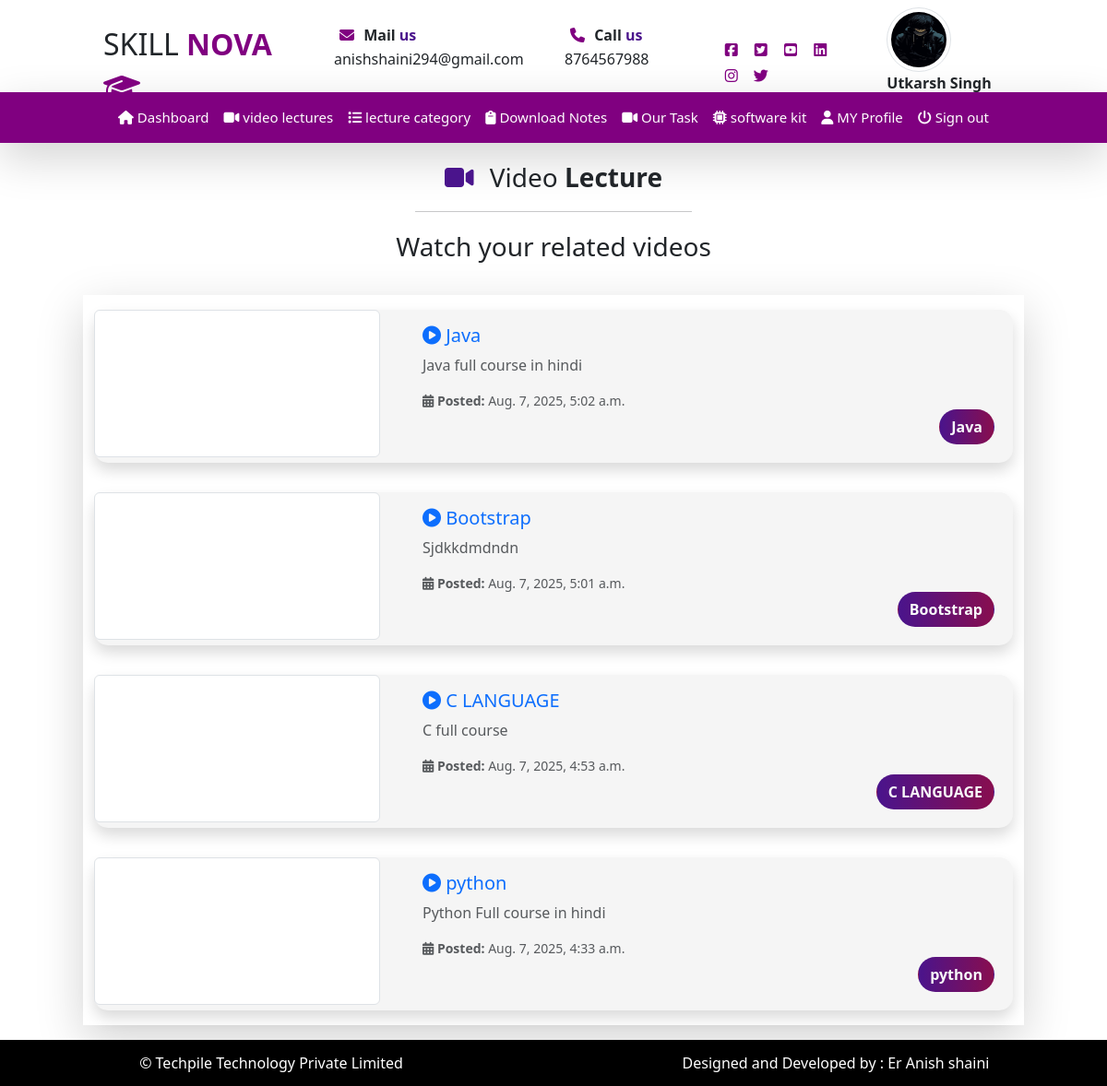
The page /student/lectures/ (signed in) on the database its author committed.
### User/models.py (models this page shows)
class mylecture(models.Model):
  title=models.CharField(max_length=200,null=True)
  video_info=models.TextField(null=True)
  vlink=models.CharField(max_length=300,null=True)
  batch=models.ForeignKey(batch,on_delete=models.CASCADE,null=True)
  tblcategory=models.ForeignKey(tblcategory,on_delete=models.CASCADE,null=True)
  posted_date=models.DateTimeField(null=True)

### student/views.py (the view)
# urls.py: path("lectures/",views.lectures),
def lectures(request):
    x=request.GET.get("cid")
    if x:
      data=mylecture.objects.all().filter(tblcategory=x)
    else:
        data=mylecture.objects.all().order_by("-id")
    d={"vdo":data}
    return render(request,"student/lectures.html",d)

### templates/student/lectures.html (shortened to what this page needs)
{% extends 'studentbase.html' %}
{% load static %}
{% block content %}
  <div class="fs-3 text-center">
    <i class="fa-solid fa-video video-icon"></i> Video <b>Lecture</b>
    <hr class="w-25 mx-auto">
    <p> Watch your related videos</p>
  </div>
<div class="row">
  <div class="col-sm-10 mx-auto shadow-lg my-3">
          {% for r in vdo %}
   <div class="row">
      <div class="col-md-12 my-3">
        <div class="card card-custom border-0 shadow">
          <div class="row ">
            <div class="col-md-4">
             <iframe class="img-thumbnail"
    src="https://www.youtube.com/embed/{% if 'v=' in r.vlink %}{{ r.vlink|cut:'https://www.youtube.com/watch?v=' }}{% elif 'youtu.be/' in r.vlink %}{{ r.vlink|cut:'https://youtu.be/' }}{% else %}{{ r.vlink }}{% endif %}"
    title="{{ r.title }}"
    frameborder="0"
    allow="accelerometer; autoplay; clipboard-write; encrypted-media; gyroscope; picture-in-picture; web-share"
    allowfullscreen>
</iframe>
              </div>
            <div class="col-md-8">
              <div class="card-body">
                <h5 class="card-title text-primary"><i class="fa-solid fa-circle-play"></i> {{r.title}}</h5>
                <p class="card-text text-muted">{{r.video_info}}</p>
                <p class="card-text d-flex justify-content-between align-items-center">
                  <small class="text-body-secondary"><i class="fa-solid fa-calendar-days"></i> <b>Posted:</b> {{r.posted_date}}</small>
                </p>
                <span class="btn category-badge text-light position-absolute " style="right:20px; bottom:20px;">{{r.title}}</span>
              </div>
            </div>
          </div>
        </div>
      </div>
    </div>
      {% endfor %}
  </div>
</div>
{% endblock %}

### templates/studentbase.html (shortened to what this page needs)
{% load static %}
<!DOCTYPE html>
<html lang="en">
<head>
    <link rel="stylesheet" href="{% static 'css/bootstrap.css' %}">
    <link rel="stylesheet" href="{% static 'css/all.css' %}">
</head>
<body>
    <div class="container-fluid">
        <div class="row header">
            <div class="col-sm-1">
            </div>
            <div class="col-sm-10">
                <div class="row mt-2">
                    <div class="col-sm-3 mt-3">
                        <div class="fs-2">
                          SKILL <b class="" style="color:purple;">NOVA  <i class="fa-solid fa-graduation-cap"></i></b>
                        </div>
                    </div>
                    <div class="col-sm-3 mt-3">
                        <i class="fa-solid fa-envelope ic"></i>
                        <b>Mail <b class="text-mycolor1">us</b></b></b><br>
                        anishshaini294@gmail.com
                    </div>
                    <div class="col-sm-2 mt-3">
                        <i class="fa-solid fa-phone ic"></i>
                        <b>Call <b class="text-mycolor1">us</b></b><br>
                        8764567988
                    </div>
                    <div class="col-sm-2 pt-3 mt-3">
                        <i class="fa-brands fa-square-facebook ic"></i>
                        <i class="fa-brands fa-square-twitter ic"></i>
                        <i class="fa-brands fa-square-youtube ic"></i>
                        <i class="fa-brands fa-linkedin ic"></i>
                        <i class="fa-brands fa-instagram ic"></i>
                        <i class="fa-brands fa-twitter ic"></i>
                    </div>
                    <div class="col-sm-2">
                    {% if request.session.email %}
                    <img src="../../{{ request.session.userpic }}" style="height: 70px; width:70px; border-radius:50%;" class="img-thumbnail mx-auto ms-3  me-2">
                    <div>
                    <p class="ms-3"> <b>{{request.session.name}}</b></p>
                    </div>
                    {% endif %}
                    </div>
                </div>
            </div>
            <div class="col-sm-1"></div>
        </div>
       <div class="row menu shadow-lg mb-3" style="background:purple;">
           <nav class="navbar navbar-expand-lg bg-body-tertiary" id="menu">
              <div class="container-fluid ">
                    <div class="collapse navbar-collapse justify-content-center lists" id="navbarSupportedContent">
                          <ul class="navbar-nav mb-2 mb-lg-0 ">
                            <li class="nav-item">
                              <a class="nav-link active" aria-current="page" href="/student/dashboard/"><i class="fa-solid fa-house"></i> Dashboard</a>
                            </li>
                            <li class="nav-item">
                              <a class="nav-link" href="/student/lectures/"><i class="fa-solid fa-video"></i> video lectures</a>
                            </li>
                            <li class="nav-item">
                              <a class="nav-link" href="/student/lecturecat/"><i class="fa-solid fa-list"></i> lecture category</a>
                            </li>
                            <li class="nav-item">
                              <a class="nav-link" href="/student/enotes/"><i class="fa-solid fa-clipboard"></i> Download Notes</a>
                            </li>
                            <li>
                              <a class="nav-link" href="/student/mytask/"><i class="fa-solid fa-video"></i> Our Task</a>
                            </li>
                             <li class="nav-item">
                              <a class="nav-link" href="/student/softkit/"><i class="fa-solid fa-microchip"></i> software kit</a>
                            </li>
                            <li class="nav-item">
                              <a class="nav-link" href="/student/profile/"><i class="fa-solid fa-user"></i> MY Profile</a>
                            </li>
                             <li class="nav-item">
                              <a class="nav-link" href="/student/signout/"><i class="fa-solid fa-power-off"></i> Sign out</a>
                            </li>
                          </ul>
                    </div>
              </div>
           </nav>
      </div>
    </div>
    <div class="row">
        <div class="col-sm-12" style="min-height:550px;">
          {% block content %}
          {% endblock %}
        </div>
        </div>
<div class="row footer">
  <div class="col-sm-6">
    &copy; Techpile Technology Private Limited
  </div>
  <div class="col-sm-6">
    Designed and Developed by : Er Anish shaini
  </div>
</div>
</body>
</html>

### templates/studentbase.html (style rules this page uses)
html, body { height: 100%; margin: 0; }
.text-mycolor1 { color:#4A148C; }
.ic { color:purple; height:28px; width:28px; text-align:center; line-height:28px; border: none; transition:3s; }
.header { height:100px; }
#menu { background: transparent !important; }
.lists { font-size: 15px; }
#menu ul li a { color: white !important; }
.footer { background: black; color: white; text-align: center; line-height: 50px; min-height: 50px; }
::placeholder { color:white !important; }

### templates/student/lectures.html (style rules this page uses)
.card-custom { transition: transform 0.3s, box-shadow 0.3s; border-radius: 15px; background: #f5f5f5; }
.video-icon { font-size: 28px; color: #4A148C; margin-right: 10px; animation: bounce 2s infinite; }
.category-badge { background: linear-gradient(to right, #4A148C, #880E4F); font-weight: bold; padding: 6px 12px; border-radius: 20px; }

### rows shown on the page
mylecture: title "Java", video_info "Java full course in hindi", posted_date "Aug. 7, 2025, 5:02 a.m."
mylecture: title "Bootstrap", video_info "Sjdkkdmdndn", posted_date "Aug. 7, 2025, 5:01 a.m."
mylecture: title "C LANGUAGE", video_info "C full course", posted_date "Aug. 7, 2025, 4:53 a.m."
mylecture: title "python", video_info "Python Full course in hindi", posted_date "Aug. 7, 2025, 4:33 a.m."

### other values the page prints
{{ request.session.name }} "Utkarsh Singh"
